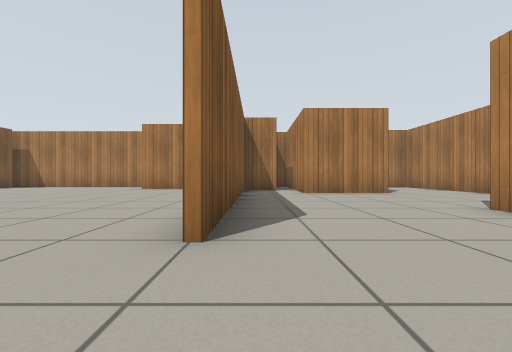
View 1 (above)

14 first-person views from a walk through a robot-simulator world made for Gazebo. The camera is 0.5 m above the floor, looks level and sees 90° across. Floor lines are 1 m apart. The floor is counted in squares, 1 m on a side. Each view is taken from the middle of a square. On the plan, view 1 faces up. The plan holds only what a view shows up to about 9 squares ahead; the rest is blank. Gazebo's built-in surfaces are drawn with simple patterns.

View 2
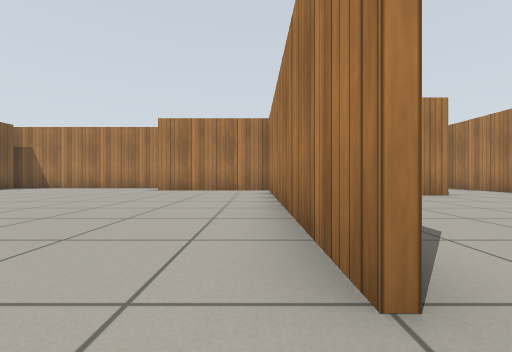

View 3
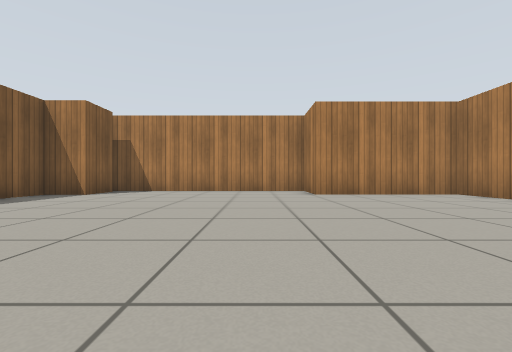

View 4
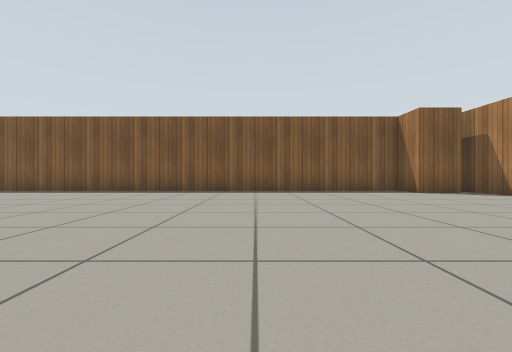

View 5
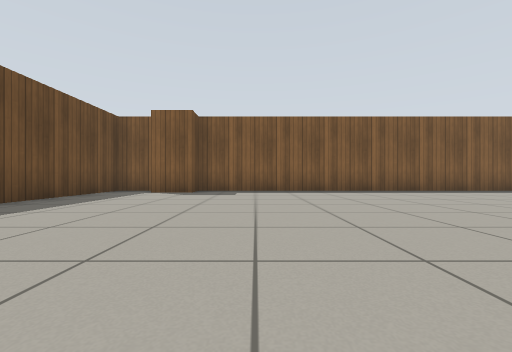

View 6
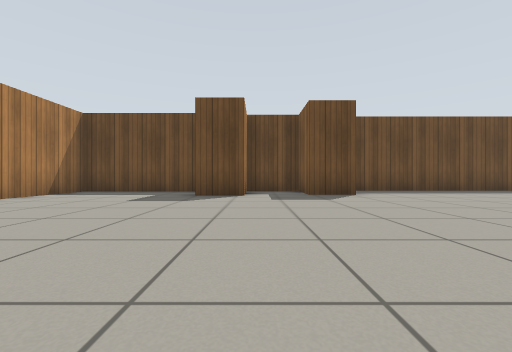

View 7
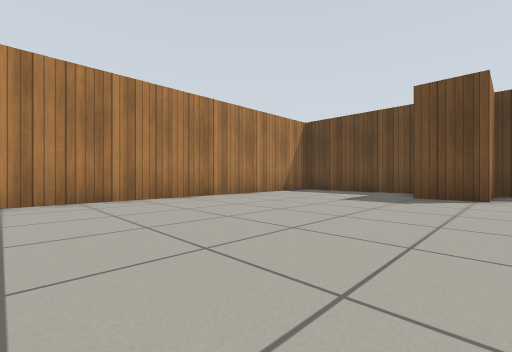

View 8
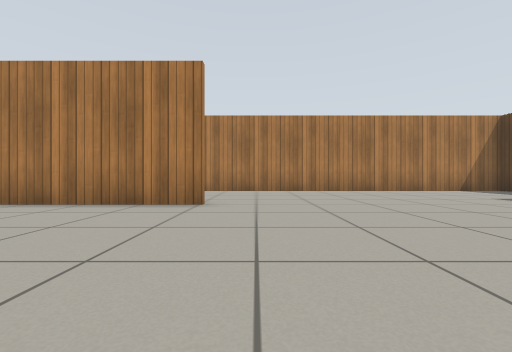

View 9
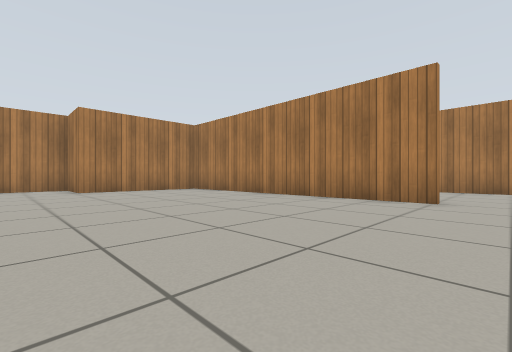

View 10
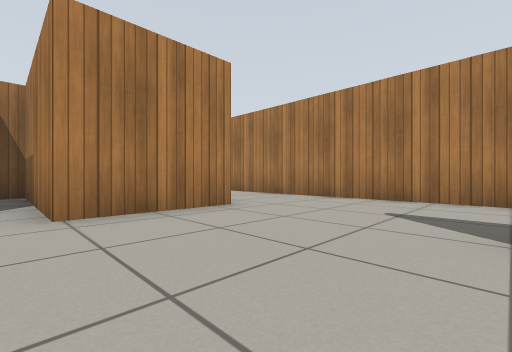

View 11
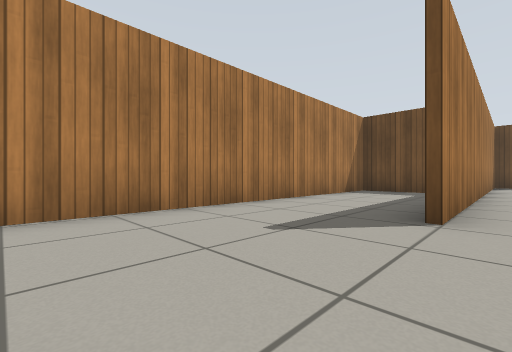

View 12
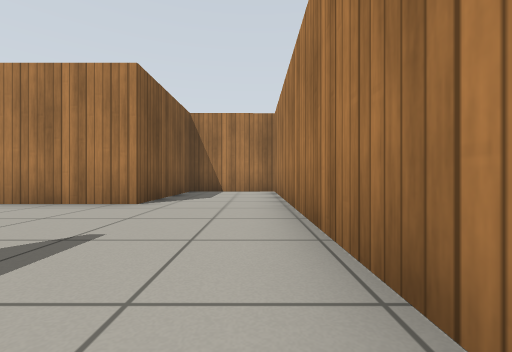

View 13
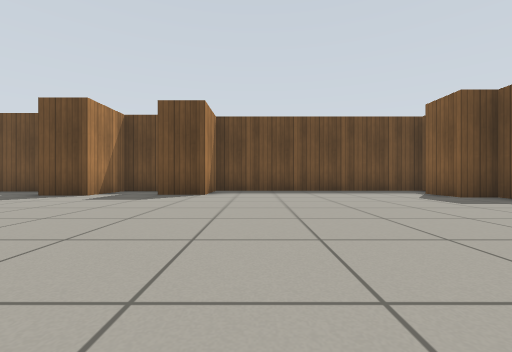

View 14
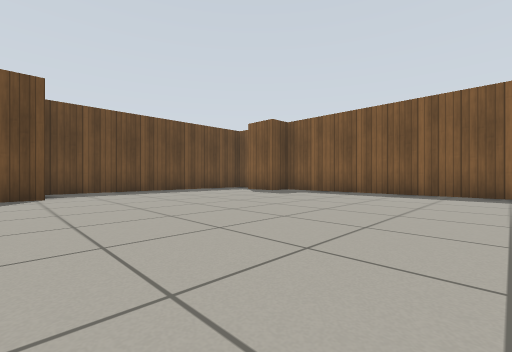

### Floor plan
Points are (right, up) in squares from view 1. A wall is a line through its corners. A room is listed if a view was taken in it or the views show most of it. See-through windows are left out.
Room 1 (views 1, 2, 3, 4, 5, 6, 7, 8, 9, 10, 11, 12, 13, 14)
walls: (-0.5, 1.9) (-0.5, 9.9) (-4.4, 9.9) (-4.4, 11.5) (-11.1, 11.5); (0.8, 8.8) (-0.4, 8.8) (-0.4, 1.9); (4.7, -1.8) (6.6, -1.8) (6.6, 11.2) (3.9, 11.1) (3.9, 7.5) (1.4, 7.5) (1.4, 11.5) (1, 11.5); (-0.1, -7.1) (3.5, -7.1) (3.5, 3.9); (-10.5, 11.1) (-10.5, 9.9) (-11.6, 9.9) (-11.6, -4.9) (-10.8, -4.9) (-10.8, -6.2); (-11.6, -6.5) (-11.6, -7.6) (-4.7, -7.6) (-4.7, -5.8) (-3.4, -5.8) (-3.4, -7.4) (-1.7, -7.4) (-1.7, -5.5) (-0.4, -5.5)

Positions as (right, up) in squares from view 1, and headings:
1: (0, 0), facing up
2: (-1, 1), facing up
3: (-6, 3), facing up
4: (-3, 5), facing left
5: (-3, -3), facing left
6: (-2, 1), facing down
7: (-2, 1), facing down-right
8: (-5, 1), facing right
9: (-6, 1), facing up-right
10: (1, 4), facing up-right
11: (3, 7), facing down-right
12: (6, 3), facing up
13: (-6, 1), facing down
14: (-4, 1), facing down-left
